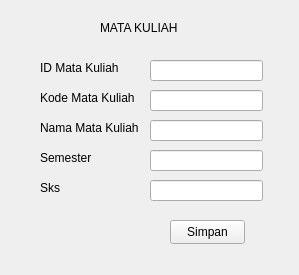
<?xml version="1.0" encoding="UTF-8"?>
<ui version="4.0">
 <class>Form</class>
 <widget class="QWidget" name="Form">
  <property name="geometry">
   <rect>
    <x>0</x>
    <y>0</y>
    <width>299</width>
    <height>275</height>
   </rect>
  </property>
  <property name="windowTitle">
   <string>Form</string>
  </property>
  <widget class="QPushButton" name="btnsimpan">
   <property name="geometry">
    <rect>
     <x>170</x>
     <y>220</y>
     <width>75</width>
     <height>24</height>
    </rect>
   </property>
   <property name="text">
    <string>Simpan</string>
   </property>
  </widget>
  <widget class="QLabel" name="label">
   <property name="geometry">
    <rect>
     <x>40</x>
     <y>60</y>
     <width>81</width>
     <height>16</height>
    </rect>
   </property>
   <property name="text">
    <string>ID Mata Kuliah</string>
   </property>
  </widget>
  <widget class="QLineEdit" name="editid">
   <property name="geometry">
    <rect>
     <x>150</x>
     <y>60</y>
     <width>113</width>
     <height>21</height>
    </rect>
   </property>
  </widget>
  <widget class="QLabel" name="label_2">
   <property name="geometry">
    <rect>
     <x>40</x>
     <y>90</y>
     <width>101</width>
     <height>16</height>
    </rect>
   </property>
   <property name="text">
    <string>Kode Mata Kuliah</string>
   </property>
  </widget>
  <widget class="QLineEdit" name="editkode">
   <property name="geometry">
    <rect>
     <x>150</x>
     <y>90</y>
     <width>113</width>
     <height>21</height>
    </rect>
   </property>
  </widget>
  <widget class="QLabel" name="label_3">
   <property name="geometry">
    <rect>
     <x>40</x>
     <y>120</y>
     <width>101</width>
     <height>16</height>
    </rect>
   </property>
   <property name="text">
    <string>Nama Mata Kuliah</string>
   </property>
  </widget>
  <widget class="QLineEdit" name="editnamamatakuliah">
   <property name="geometry">
    <rect>
     <x>150</x>
     <y>120</y>
     <width>113</width>
     <height>21</height>
    </rect>
   </property>
  </widget>
  <widget class="QLineEdit" name="editsemester">
   <property name="geometry">
    <rect>
     <x>150</x>
     <y>150</y>
     <width>113</width>
     <height>21</height>
    </rect>
   </property>
   <property name="text">
    <string/>
   </property>
  </widget>
  <widget class="QLabel" name="label_4">
   <property name="geometry">
    <rect>
     <x>40</x>
     <y>150</y>
     <width>101</width>
     <height>16</height>
    </rect>
   </property>
   <property name="text">
    <string>Semester</string>
   </property>
  </widget>
  <widget class="QLabel" name="label_5">
   <property name="geometry">
    <rect>
     <x>40</x>
     <y>180</y>
     <width>101</width>
     <height>16</height>
    </rect>
   </property>
   <property name="text">
    <string>Sks</string>
   </property>
  </widget>
  <widget class="QLineEdit" name="editsks">
   <property name="geometry">
    <rect>
     <x>150</x>
     <y>180</y>
     <width>113</width>
     <height>21</height>
    </rect>
   </property>
   <property name="text">
    <string/>
   </property>
  </widget>
  <widget class="QLabel" name="label_6">
   <property name="geometry">
    <rect>
     <x>100</x>
     <y>20</y>
     <width>81</width>
     <height>16</height>
    </rect>
   </property>
   <property name="text">
    <string>MATA KULIAH</string>
   </property>
  </widget>
 </widget>
 <resources/>
 <connections/>
</ui>
